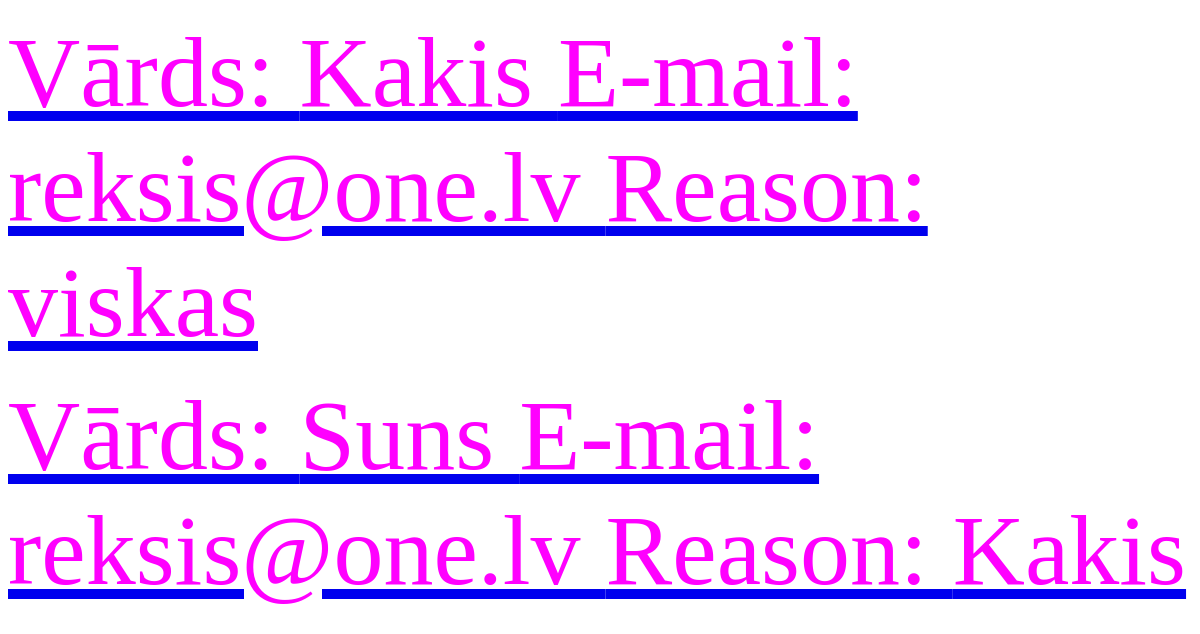
Before: / (lower part) with the older database file.
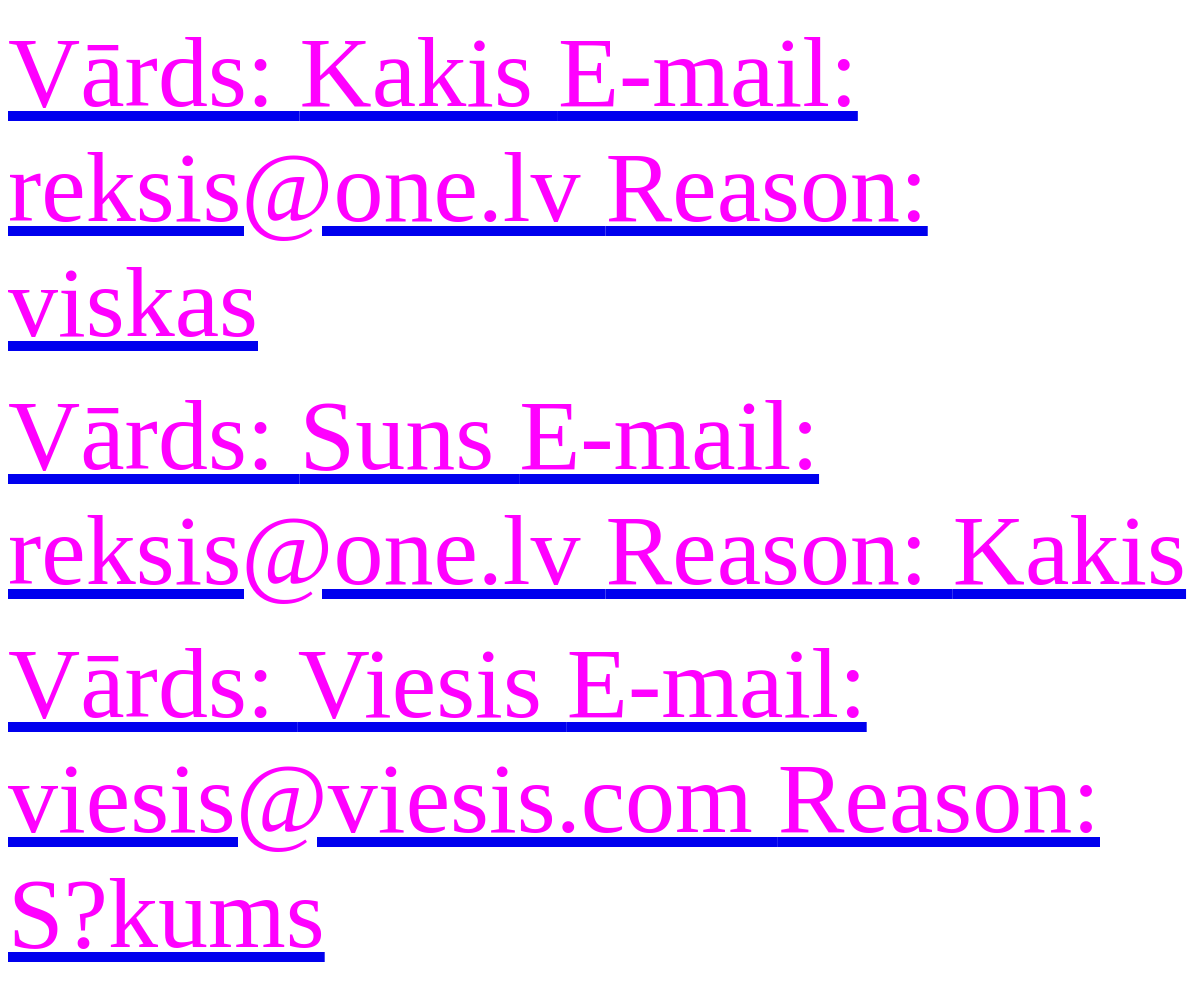
After: the same page with the newer database file.
### insert_db/models.py (models this page shows)
class User(models.Model):
        username = models.CharField(max_length=77)
        e_mail = models.EmailField(max_length=78)
        reason = models.CharField(max_length=78)

### insert_db/views.py (the view)
# urls.py: path('', insert_db.views.get_users),
def get_users(request):
    users = User.objects.all()
    context = {
        'users': users,
    }
    return render(
        request,
        template_name='users.html',
        context=context,
    )

### templates/users.html (shortened to what this page needs)
{% load static %}
<!DOCTYPE html>
<html lang="en">
<head>
        <link rel="stylesheet" type="text/css" href="{% static 'css/style.css' %}"/>
</head>
<body>
        {% for user in users %}
        <a href="{% url 'get_visit' visit_id=user.id %}">
         <div style="color: magenta"> Vārds: {{ user.username }}
             E-mail: {{ user.e_mail }}
             Reason: {{ user.reason }}
         </div><br>
        </a>
        {% endfor %}
</body>
</html>

### static/css/style.css (style rules this page uses)
body { linear-gradient(35deg, rgb(49, 49, 168) , #DDDFD4); color: green; }
div { color:red; font-size: 100px; }

Changed rows visible on the page:
added User: username "Viesis", e_mail "viesis@viesis.com", reason "S?kums"
